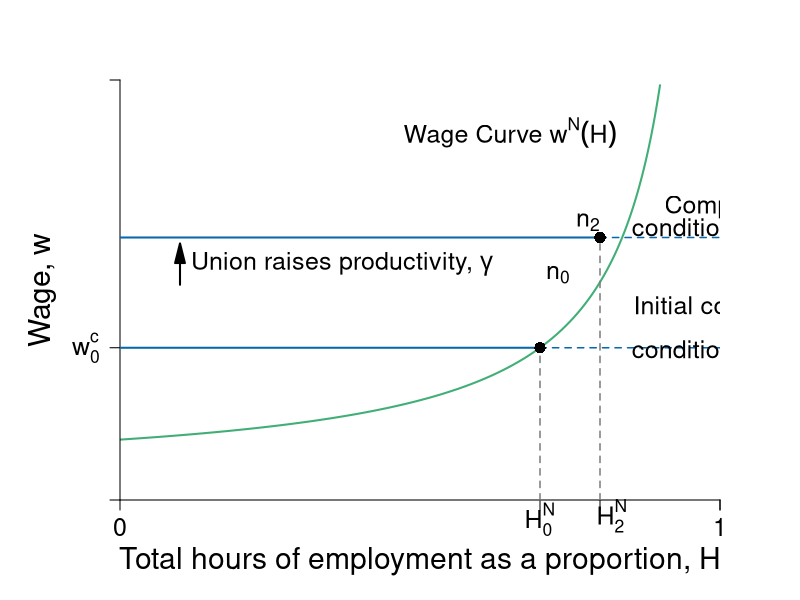

Here is the R script that generated this plot:
require(shape)
require(plotrix)
pdf(file = "capitalism/employment_unions_v2.pdf", width = 9, height = 7)

#Set parameters for graphics
pointsize <- 1.8
axislabelsize <- 1.8
labelsize <- 1.5
namesize <- 1.8
annotatesize <- 1.5
graphlinewidth <- 2
segmentlinewidth <- 1.5

COL <- c("#7fc97f", "#beaed4", "#fdc086", "#ffff99", "#386cb0", "#f0027f", "#bf5b17", "#666666")
COLA <- c("#e0f3db", "#99d8c9","#66c2a4","#41ae76", "#238b45", "#005824")
COLB <- c("#c6dbef", "#4eb3d3", "#2b8cbe", "#0868ac","#084081")
COLC <- c("#fcfbfd", "#efedf5", "#dadaeb", "#bcbddc", "#9e9ac8", "#807dba", "#6a51a3", "#54278f", "#3f007d")
grays <- gray.colors(25, start = 1, end = 0, alpha = 1)

WageFn <- function(h, ubar = 3, B = 2, t = 0.8) {
  B + ubar + (ubar - ubar*t +  ubar*t*h )/(t*(1 - h))
}


#COL <- c("#1B9E77", "#D95F02", "#7570B3", "#E7298A", "#66A61E", "#E6AB02", "#A6761D", "#666666")
COL <- c("#7fc97f", "#beaed4", "#fdc086", "#ffff99")
par(mar =  c(5, 6, 4, 4))
xlims <- c(0, 1)
ylims <- c(0, 40)


plot(0, 0, xlim = xlims, ylim = ylims, type = "n",
     xlab = expression(paste("Total hours of employment as a proportion, ", H)),
     ylab = expression(paste("Wage, ", w)),
     xaxt = "n", 
     yaxt = "n",
     cex.lab = axislabelsize, 
     bty = "n", 
     xaxs = "i", 
     yaxs = "i")

npts <- 500 
npts2 <- 501
#Specify the sequences of points for graphing. 
xx1 <- seq(xlims[1], 0.9, length.out = npts)
xx2 <- seq(xlims[1], xlims[2], length.out = npts)
xx3 <- seq(xlims[1], xlims[2], length.out = npts2)
xx4 <- seq(xlims[1], 25, length.out = npts2)

#Draw the lines for the graphs
lines(xx1, WageFn(xx1), col = COLA[4], lwd = graphlinewidth)
#lines(xx2, solowCondition(xx2, delta = 5), col = COL[3], lwd = 4)
#lines(xx2, solowInfeas(xx2, delta = 5), col = COL[1], lwd = 4, lty = 2)

#Customize ticks and labels for the plot
# ticksy <- c(0, 2.5, 5, 20, 25,  40)
# ylabels <- c(0, expression(paste(B)), expression(paste(B+underline(u))), expression(paste(w[0])), expression(paste(w[2])), NA)

ticksy <- c(0, WageFn(h = 0.7),  40)
ylabels <- c(NA, expression(paste(w[0]^c)), NA)

ticksx <- c(0, 0.7, 0.8, 1, xlims[2])
#xlabels <- c(0, expression(paste(H[0],"*")), expression(paste(H[2],"*")), 1.0, NA)
xlabels <- c(0, expression(paste(H[0]^N)), NA, 1.0, NA)
axis(1, at = ticksx, pos = 0, labels = xlabels, cex.axis = labelsize)
axis(2, at = ticksy, pos = 0, labels = ylabels, las = 1, cex.axis = labelsize)

#x-axis tick label 
text(0.82, -1.5, expression(paste(H[2]^N)), cex = labelsize,xpd = TRUE)

#Annotation of the  graphs
text(0.65, 35, expression(paste("Wage Curve ", w^N*(H))), cex = labelsize)

#segments(1, 0, 1, 42, lty = 2, lwd = 3, col = "darkgray")
segments(0.7, 0, 0.7, WageFn(h = 0.7), lty = 2, lwd = segmentlinewidth, col = grays[20], xpd = TRUE)

#Arrows(0.85, 15, 0.85, 24, col = "black", lty = 1, lwd = 2, arr.type = "triangle")
#Arrows(0.85, 15, 0.85, 6, col = "black", lty = 1, lwd = 2, arr.type = "triangle")
#text(0.98, 14.5, expression(paste("Employment rent")))
#text(0.98, 12.5, expression(paste("increases with union")))

#Original Zero profit condition 
segments(0, WageFn(h = 0.7), 0.7, WageFn(h = 0.7), lty = 1, lwd = graphlinewidth, col = COLB[4])
segments(0.7, WageFn(h = 0.7), 1.2, WageFn(h = 0.7), lty = 2, lwd = segmentlinewidth, col = COLB[4])

points(0.7,  WageFn(h = 0.7), pch = 16, col = "black", cex = 1.5)
text(0.73, 21.5, expression(paste(n[0])), cex = labelsize)


#Union Zero profit condition 
segments(0, 25, 0.8, 25, lty = 1, lwd = graphlinewidth, col = COLB[4])
segments(0.8, 25, 1.2, 25, lty = 2, lwd = segmentlinewidth, col = COLB[4])


Arrows(0.1, 20.5, 0.1, 23.5, col = "black", lty = 1, lwd = 2, arr.type = "triangle")
text(0.37, 22.5, expression(paste("Union raises productivity, ", gamma)), cex = labelsize)

segments(0.8, 0, 0.8, 25, lty = 2, lwd = segmentlinewidth, col = grays[20])
points(0.8, 25, pch = 16, col = "black", cex = 1.5)
text(0.78, 26.5, expression(paste(n[2])), cex = labelsize)
text(1.02, 27.9, expression(paste("Competition")), cex = labelsize)
text(1.02, 26.1, expression(paste("condition, ", w^C == w[2])), cex = labelsize)



#Unemployment benefits & a
#segments(0, 5, 1.2, 5, lty = 2, lwd = 2, col = "darkgray")
#segments(0, 2.5, 1.2, 2.5, lty = 2, lwd = segmentlinewidth, col = grays[20])

#Zero profit condition
text(1.02, 18.3, expression(paste("Initial competition")), cex = labelsize)
text(1.02,  WageFn(h = 0.7), expression(paste("condition, ", w^C == w[0])), cex = labelsize)
#text(0.97, 6, expression(paste(B + a)))
#text(0.97, 3.5, expression(paste(B, " (unemployment benefits)")))
#text(1.08, 36, expression(paste("level of")))
#text(1.08, 34, expression(paste("employment, ", bar(H))))


dev.off()
